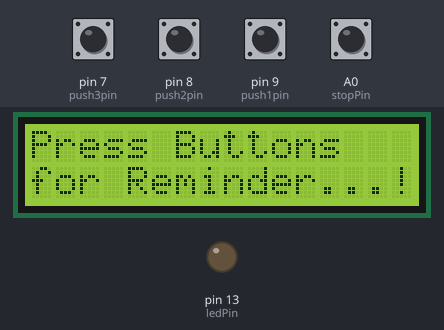
Simulated run of this sketch. Board: Arduino Uno, built with avr-gcc and run on an emulated ATmega328P. On the bench: 16×2 character LCD, output pins drawn as LEDs (lit = HIGH). Inputs (shaded band) come from the test bench; at power-on: A0 (stopPin), pin 7 (push3pin), pin 8 (push2pin), pin 9 (push1pin) LOW. The local clock reads 2024-03-15 10:24:30 at power-on unless the sketch sets it; EEPROM starts erased; what the sketch prints to the serial monitor is not drawn.

Above: at 2.4 s.
2.5 s: pin 7 (push3pin) pulled HIGH for 0.15 s
At 2.9 s:
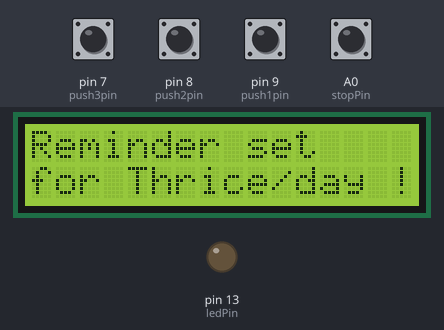
5.6 s: pin 8 (push2pin) pulled HIGH for 0.15 s
At 6.4 s:
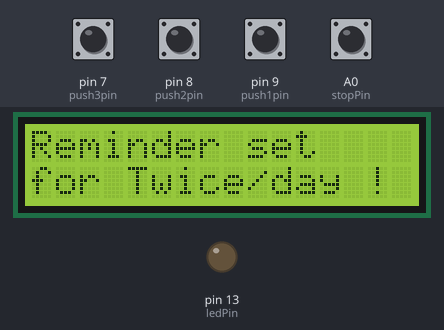
8.3 s: pin 9 (push1pin) pulled HIGH for 0.15 s
At 9.3 s:
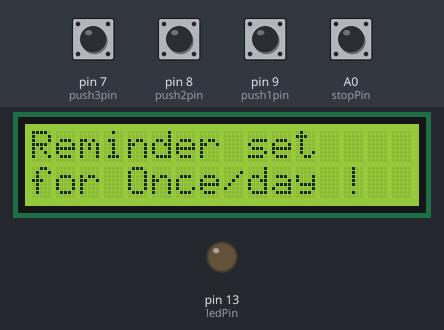
11.0 s: A0 (stopPin) pulled HIGH for 0.15 s
At 12.7 s:
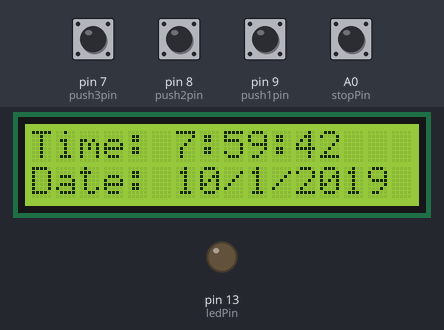
Timing chart, 0 to 14.2 s (numbered marks = the images above; inputs shaded):
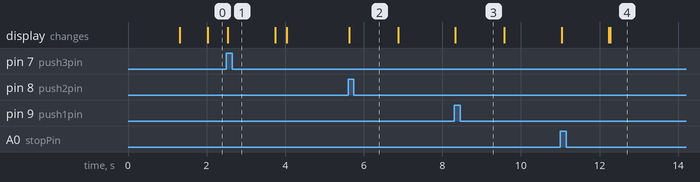

Measured:
- after the input at 2.5 s, the display: changes at once (image 1)
- after the input at 5.6 s, the display: changes at once (image 2)
- after the input at 8.3 s, the display: changes at once (image 3)
- after the input at 11.0 s, the display: first changes at once (image 4 shows a later state)

The sketch:

code_Project_22.ino
```cpp
/*
 By:Farkad Adnan
 E-mail: farkad.hpfa95@gmail.com
 inst : farkadadnan
 #farkadadnan , #farkad_adnan , فرقد عدنان#
 FaceBook: كتاب عالم الاردوينو
 inst : arduinobook
 #كتاب_عالم_الاردوينو  #كتاب_عالم_الآردوينو
 */
#include <LiquidCrystal_I2C.h>
LiquidCrystal_I2C lcd(0x27, 16, 2);

#include <Wire.h>
#include <RTClib.h>
#include <EEPROM.h>

int pushVal = 0;
int val;
int val2;
int addr = 0;
RTC_DS3231 rtc;

#define getWellsoon 0
#define HELP_SCREEN 1
#define TIME_SCREEN 2

int pushpressed = 0;
const int ledPin =  LED_BUILTIN;
int ledState = LOW;
int Signal = 0;

int buzz = 13;
int push1state, push2state, push3state, stopinState = 0;
int push1Flag, push2Flag, Push3Flag = false;
int push1pin = 9;
int push2pin = 8;
int push3pin = 7;
int stopPin = A0;
int screens = 0;
int maxScreen = 2;
bool isScreenChanged = true;

long previousMillis = 0;
long interval = 500;
unsigned long currentMillis;
long previousMillisLCD = 0;
long intervalLCD = 2000;
unsigned long currentMillisLCD;
int buzz8amHH = 8;
int buzz8amMM = 00;
int buzz8amSS = 00;
int buzz2pmHH = 14;
int buzz2pmMM = 00;
int buzz2pmSS = 00;
int buzz8pmHH = 20;
int buzz8pmMM = 00;
int buzz8pmSS = 00;
int nowHr, nowMin, nowSec;
void gwsMessege(){
    lcd.clear();
    lcd.setCursor(0, 0);
    lcd.print("Stay Healthy :)");
    lcd.setCursor(0, 1);
    lcd.print("Get Well Soon :)");
}

void helpScreen() {
    lcd.clear();
    lcd.setCursor(0, 0);
    lcd.print("Press Buttons");
    lcd.setCursor(0, 1);
    lcd.print("for Reminder...!");
 }
void timeScreen() {
  DateTime now = rtc.now();
    lcd.clear();
    lcd.setCursor(0, 0);
    lcd.print("Time:");
    lcd.setCursor(6, 0);
    lcd.print(nowHr = now.hour(), DEC);
    lcd.print(":");
    lcd.print(nowMin = now.minute(), DEC);
    lcd.print(":");
    lcd.print(nowSec = now.second(), DEC);
    lcd.setCursor(0, 1);
    lcd.print("Date: ");
    lcd.print(now.day(), DEC);
    lcd.print("/");
    lcd.print(now.month(), DEC);
    lcd.print("/");
    lcd.print(now.year(), DEC);
}
void setup() {
  Serial.begin(9600);
  if (! rtc.begin()) {
    Serial.println("Couldn't find RTC");
    while (1);
  }
  if (rtc.lostPower()) {
    Serial.println("RTC lost power, lets set the time!");
  }
  rtc.adjust(DateTime(2019, 1, 10, 7, 59, 30));
  lcd.begin(16, 2);
  lcd.clear();
  lcd.setCursor(0, 0);
  lcd.print("Welcome To");
  lcd.setCursor(0, 1);
  lcd.print("Circuit Digest");
  delay(1000);
  pinMode(push1pin, INPUT);
  pinMode(push2pin, INPUT);
  pinMode(push3pin, INPUT);
  pinMode(stopPin, INPUT);
  pinMode(ledPin, OUTPUT);
  delay(200);
  Serial.println(EEPROM.read(addr));
  val2 = EEPROM.read(addr);
  switch (val2) {
    case 1:
      Serial.println("Set for 1/day");
      push1state = 1;
      push2state = 0;
      push3state = 0;
      pushVal = 1;
      break;
    case 2:
      Serial.println("Set for 2/day");
      push1state = 0;
      push2state = 1;
      push3state = 0;
      pushVal = 2;

      break;
    case 3:
      Serial.println("Set for 3/day");
      push1state = 0;
      push2state = 0;
      push3state = 1;
      pushVal = 3;

      break;
  }
}
void loop() {
  push1();
  push2();
  push3();
    if (pushVal == 1) {
    at8am();
  }
  else if (pushVal == 2) {
    at8am();
    at8pm();
  }
  else if (pushVal == 3) {
    at8am();
    at2pm();
    at8pm();
  }
  currentMillisLCD = millis();
  push1state = digitalRead(push1pin);
  push2state = digitalRead(push2pin);
  push3state = digitalRead(push3pin);
  stopinState = digitalRead(stopPin);
  stopPins();
  changeScreen();
}
void push1() {
  if (push1state == 1) {
    push1state = 0;
    push2state = 0;
    push3state = 0;
    EEPROM.write(addr, 1);
    Serial.print("Push1 Written : "); Serial.println(EEPROM.read(addr));
    pushVal = 1;
    lcd.clear();
    lcd.setCursor(0, 0);
    lcd.print("Reminder set ");
    lcd.setCursor(0, 1);
    lcd.print("for Once/day !");
    delay(1200);
    lcd.clear();
  }
}
void push2() {
  if (push2state == 1) {
    push2state = 0;
    push1state = 0;
    push3state = 0;
    EEPROM.write(addr, 2);
    Serial.print("Push2 Written : ");
    Serial.println(EEPROM.read(addr));
    pushVal = 2;
    lcd.clear();
    lcd.setCursor(0, 0);
    lcd.print("Reminder set ");
    lcd.setCursor(0, 1);
    lcd.print("for Twice/day !");
    delay(1200);
    lcd.clear();
  }
}
void push3() {
  if (push3state == 1) {
    push3state = 0;
    push1state = 0;
    push2state = 0;
    EEPROM.write(addr, 3);
    Serial.print("Push3 Written : ");
    Serial.println(EEPROM.read(addr));
    pushVal = 3;
    lcd.clear();
    lcd.setCursor(0, 0);
    lcd.print("Reminder set ");
    lcd.setCursor(0, 1);
    lcd.print("for Thrice/day !");
    delay(1200);
    lcd.clear();
  }
}

void stopPins() {
  if (stopinState == 1) {
    pushpressed = 1;
    lcd.clear();
    lcd.setCursor(0, 0);
    lcd.print("Take Medicine  ");
    lcd.setCursor(0, 1);
    lcd.print("with Warm Water");
    delay(1200);
    lcd.clear();
  }
}
void startBuzz() {
 if (pushpressed == 0) {
    Serial.println("pushpressed is false in blink");
    unsigned long currentMillis = millis();
    if (currentMillis - previousMillis >= interval) {
      previousMillis = currentMillis;
      Serial.println("Start Buzzing");
      if (ledState == LOW) {
        ledState = HIGH;
      }  else {
        ledState = LOW;
      }
      digitalWrite(ledPin, ledState);
    }
  }
  else if (pushpressed == 1) {
    Serial.println("pushpressed is true");
    ledState = LOW;
    digitalWrite(ledPin, ledState);
  }
}
void at8am() {
  DateTime now = rtc.now();
  if (int(now.hour()) >= buzz8amHH) {
    if (int(now.minute()) >= buzz8amMM) {
      if (int(now.second()) > buzz8amSS) {
        startBuzz();
      }
    }
  }
}

void at2pm() {                          // function to start buzzing at 2pm
  DateTime now = rtc.now();
  if (int(now.hour()) >= buzz2pmHH) {
    if (int(now.minute()) >= buzz2pmMM) {
      if (int(now.second()) > buzz2pmSS) {

        startBuzz();
      }
    }
  }
}
void at8pm() {
  DateTime now = rtc.now();
  if (int(now.hour()) >= buzz8pmHH) {
    if (int(now.minute()) >= buzz8pmMM) {
      if (int(now.second()) > buzz8pmSS) {
                startBuzz();
     }
    }
  }
}
void changeScreen() {
  if (currentMillisLCD - previousMillisLCD > intervalLCD){
    previousMillisLCD = currentMillisLCD;
    screens++;
    if (screens > maxScreen) {
      screens = 0;
    }
    isScreenChanged = true;
  }
  if (isScreenChanged)  {
    isScreenChanged = false;
    switch (screens)
    {
      case getWellsoon:
        gwsMessege();
        break;
      case HELP_SCREEN:
        helpScreen();
        break;
      case TIME_SCREEN:
        timeScreen();
        break;
      default:
        //NOT SET.
        break;
    }
  }
}
```
